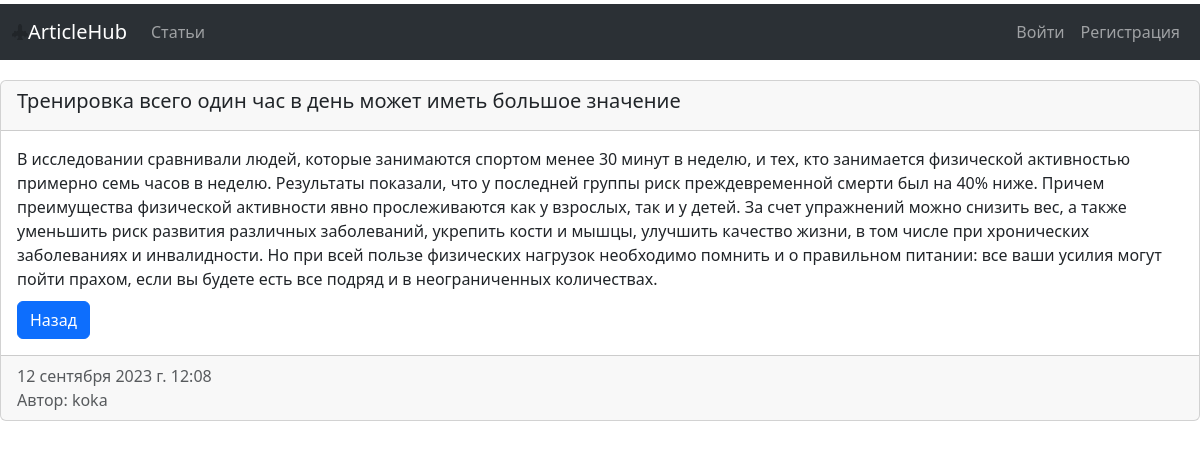
Page /post/6/ on the committed database.
### blog_app/models.py (models this page shows, shortened)
class Post(models.Model):
    title = models.CharField(max_length=250)
    content = models.TextField()
    publish = models.DateTimeField(auto_now_add=True)
    author = models.ForeignKey(User, on_delete=models.CASCADE)

### blog_app/views.py (the view)
# urls.py: path('post/<int:post_id>/', views.single_post, name='single_post'),
def single_post(request, post_id):
    post = get_object_or_404(Post, pk=post_id)
    if request.method == 'POST':
        if post.author != request.user:
            return HttpResponseForbidden("Вы не являетесь автором этого поста.")
        post.delete()
        return redirect('home')
    context = {
        'post': post,
        'title': post.title
    }
    return render(request, 'blog_app/single_post.html', context)

### blog_app/templates/blog_app/single_post.html (shortened to what this page needs)
﻿{% extends 'blog_app/base.html' %}
{% block content %}
    <div class="card">
      <div class="card-header">
        <h5 class="card-title">{{ post.title }}</h5>
      </div>
      <div class="card-body justify-content-start">
        <p class="card-text">{{ post.content }}</p>
        <a href="{% url 'home' %}" class="btn btn-primary">Назад</a>
      </div>
      <div class="card-footer text-body-secondary">
        {{ post.publish }}
        <p class="card-text author-text">Автор: {{ post.author.username }}</p>
      </div>
    </div>
{% endblock content %}

### static/css/main.css (style rules this page uses)
.card-header { height: 50px; overflow: hidden; text-overflow: ellipsis; white-space: nowrap; }
.card-text { margin-bottom: 10px; }
.author-text { margin-right: 10px !important; }

### rows in the picture
Post: title "Тренировка всего один час в день может иметь большое значение", content "В исследовании сравнивали людей, которые занимаются спортом менее 30 минут в неделю, и тех, кто занимается физической активностью примерно семь часов в неделю. Результаты показали, что у последней группы риск преждевременной смерти был на 40% ниже. Причем преимущества физической активности явно прослеживаются как у взрослых, так и у детей. За счет упражнений можно снизить вес, а также уменьшить риск развития различных заболеваний, укрепить кости и мышцы, улучшить качество жизни, в том числе при хронических заболеваниях и инвалидности. Но при всей пользе физических нагрузок необходимо помнить и о правильном питании: все ваши усилия могут пойти прахом, если вы будете есть все подряд и в…", publish "12 сентября 2023 г. 12:08", author.username "koka"
